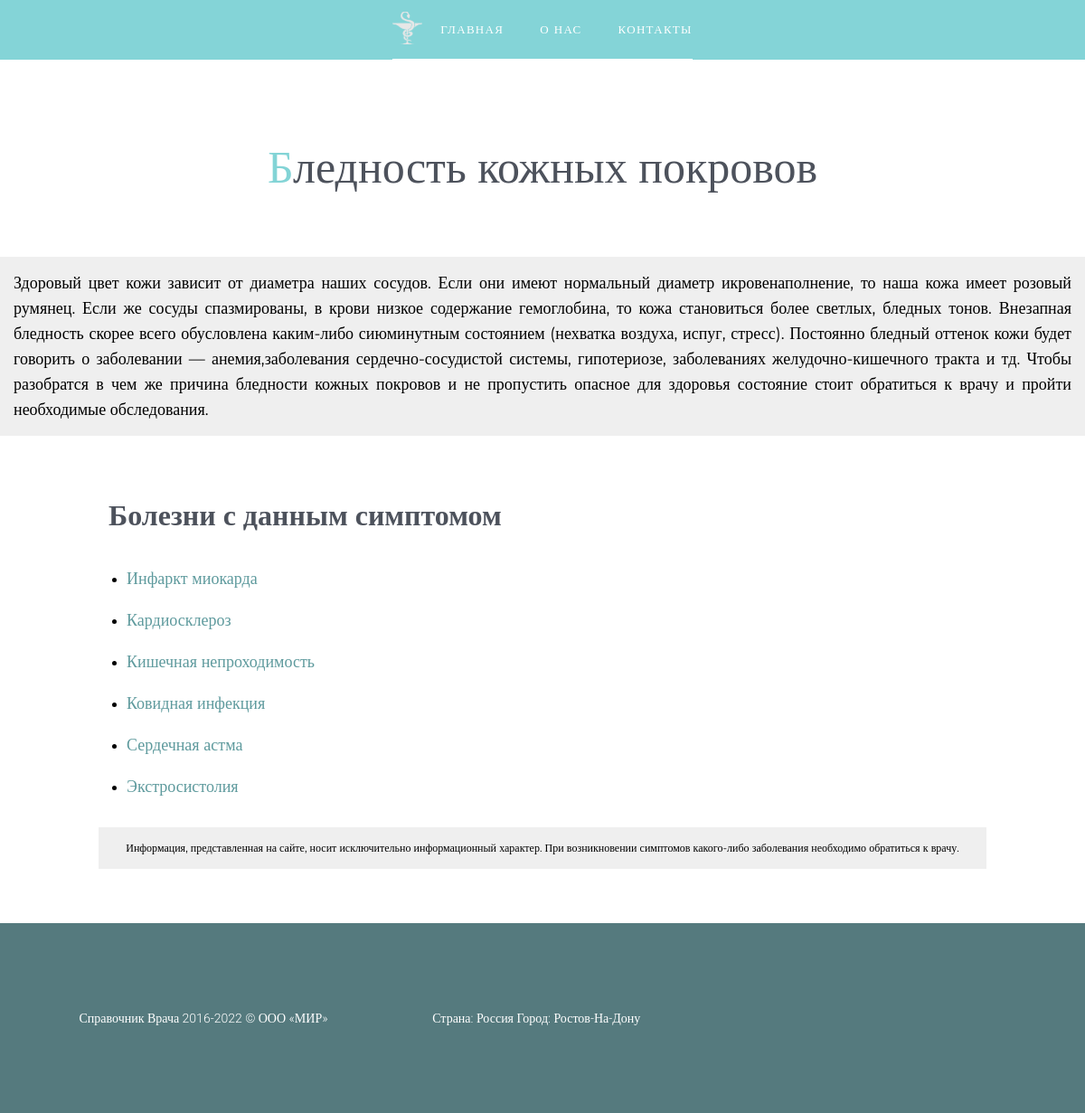
/symptom/57/, run on the app's committed database.
### main/models.py (models this page shows, shortened)
class Symptoms(models.Model):
    title = models.CharField('Название', max_length=50)
    info = models.TextField('Описание')
    class Meta:
        verbose_name = 'симптом'
        verbose_name_plural = 'симптомы'

class Diseases(models.Model):
    title = models.CharField('Название', max_length=50)
    info = models.TextField('Описание')
    symptoms = models.ManyToManyField(Symptoms, verbose_name='Симптомы', related_name='diseases', blank=True)
    causes = models.ManyToManyField(Causes, verbose_name='Причины болезни', blank=True)
    class Meta:
        ordering = ['title']
        verbose_name = 'болезнь'
        verbose_name_plural = 'болезни'

### main/views.py (the view)
# urls.py: path('symptom/<int:symptom_id>/', views.SymptomDetailView.as_view(), name='symptom_detail'),
class SymptomDetailView(View):
    def get(self, *args, **kwargs):
        symptom = Symptoms.objects.filter(id=kwargs.get('symptom_id')).first()
        if not symptom:
            return HttpResponse('''
                        <h1>Страница не найдена</h1>
                    ''')
        context = {"symptom": symptom, 'diseases': symptom.diseases.all()}
        return render(self.request, 'main/symptom_detail.html', context=context)

### main/templates/main/symptom_detail.html (shortened to what this page needs)
{% extends "main/base.html" %}
{% load static %}
{% block content %}
        <header class="intro">
           <section class="header__container">
            <div class="intro-top__container">
                <div class="intro__container">
                      <div class="intro__top">
                          <div class="intro__left" >
                            <a href="{% url 'home' %}"><img class="intro__icon-left" src="{% static 'img/logotip.svg' %}" alt=""></a>
                            <a href="{% url 'home' %}" class="intro__shref" >Главная</a>
                          </div>
                      <nav>
                        <div class="intro__right-row">
                          <a class="intro__shref"  href="{% url 'home' %}">О нас</a>
                          <a class="intro__shref"  href="{% url 'home' %}">Контакты</a>
                        </div>
                      </nav>
                  </div>
                </div>
          </div>
           </section>
        </header>
<div class="detail">
    <div class="detail__title">
        {{ symptom.title }}
    </div>
    <div class="detail__info">
        {{ symptom.info }}
    </div>
</div>
<div class="symptom__title">
    <h1>    Болезни с данным симптомом     </h1>
</div>
{% for disease in diseases %}
<ul class="detail__ul">
    <li><a class="detail__list" href="{% url 'disease_detail' disease.id %}">{{ disease.title }}</a></li>
</ul>
<br>
{% endfor %}
{% endblock content %}

### static/css_styles/style.css (style rules this page uses)
html { scroll-behavior: smooth; }
body { margin: 0% auto; padding: 0%; }
a { color: #fff }
img.intro__icon-left { transition: .3s; }
.intro__left { display: flex; flex-direction: row; align-items: center; }
.header__container { display: flex; justify-content: center; }
.intro { background-color: #84d4d7; background-size: cover; background-repeat: no-repeat; justify-content: center; color: #fff; }
.intro-top__container { display: flex; justify-content: center; }
.intro__container { display: flex; justify-content: center; }
.intro__top { display: flex; border-bottom: 1px solid #fff; justify-content: space-between; }
.intro__right-row { display: flex; margin-right: -20px; }
.intro__shref { display: flex; font-family: 'Inter'; font-size: 13px; line-height: 5px; letter-spacing: 0.1em; text-transform: uppercase; }
.intro__shref { justify-content: flex-end; padding-top: 30px; padding-bottom: 30px; font-style: normal; font-weight: 300; align-items: center; text-align: center; transition: .3s; text-decoration: none; color: #fff; margin: 0px 20px; }

### static/css_styles/detail.css (style rules this page uses)
.detail__title { margin-top: 90px; text-align: left; font-size: 50px; color: #4d525c; margin-bottom: 70px; }
.detail__title:first-letter { color: #83d4d6; }
.detail__info { background: #efefef; line-height: 28px; font-family: montserrat; text-align: justify; max-width: 1200px; font-size: 18px; padding: 15px; }
.detail { display: flex; flex-direction: column; align-items: center; }
.symptom__title { margin-bottom: 50px; margin-top: 70px; font-size: 16px; color: #4d525c; margin-left: 120px; }
a.detail__list { color: #5e9a9d; text-decoration: none; font-size: 18px; font-family: 'Montserrat', 'Inter'; transition: .2s; }
ul.detail__ul { margin-left: 100px; margin-top: -10px; }

### data on the page
Symptoms: title "Бледность кожных покровов", info "Здоровый цвет кожи зависит от диаметра наших сосудов. Если они имеют нормальный диаметр икровенаполнение, то наша кожа имеет розовый румянец. Если же сосуды спазмированы, в крови низкое содержание гемоглобина, то кожа становиться более светлых, бледных тонов. Внезапная бледность скорее всего обусловлена каким-либо сиюминутным состоянием (нехватка воздуха, испуг, стресс). Постоянно бледный оттенок кожи будет говорить о заболевании — анемия,заболевания сердечно-сосудистой системы, гипотериозе, заболеваниях желудочно-кишечного тракта и тд. Чтобы разобратся в чем же причина бледности кожных покровов и не пропустить опасное для здоровья состояние стоит обратиться к врачу и пройти необходимые…"
Diseases: title "Инфаркт миокарда"
Diseases: title "Кардиосклероз"
Diseases: title "Кишечная непроходимость"
Diseases: title "Ковидная инфекция"
Diseases: title "Сердечная астма"
Diseases: title "Экстросистолия"
